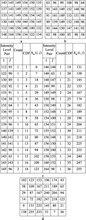
%> input picture assignment3/1-s2.0-S1319157819303635-gr3.jpg, 86 x 220 px, shrunk from 367 x 943 before the run
$ octave --eval "Runall(imread('1-s2.0-S1319157819303635-gr3.jpg'));"   (GNU Octave 9; MATLAB toolbox functions it lacks are replaced by stand-ins)
%> lines starting %> are read from the running program, lines starting %| are printed output that depends on the picture
### assignment3/Graylevel.m
function [graylevel1,graylevel2] = Graylevel(image)
%UNTITLED10 Summary of this function goes here
%   Detailed explanation goes here
 [r c] = size(image);
%> r = 220; c = 258
 his1= zeros(1,256);
% his2= zeros(256);
 for i=1:r
     for j =1:c
         his1(image(i,j)+1) = his1(image(i,j)+1) + 1;
     end
 end
%> after the loop, his1 = 256 values, max 16191 at index 255, min 0 at index 1, mean 221.7
 % [5 lines of commented-out code are left out]
 graylevel1 = his1;
%> graylevel1 has the same summary as his1
% graylevel2=his2;
end

### assignment3/histequalizesingleimg.m
function [out] = histequalizesingleimg( image)
%UNTITLED Summary of this function goes here
%   Detailed explanation goes here
graylevel = Graylevel(image);
%> graylevel has the same summary as his1 in Graylevel
cdf = zeros(1,256);
pdf = zeros(1,256);
for i=1:256
    for j=1:i
    cdf(1,i) = cdf(1,i) + graylevel(1,j);
    end
end
%> after the loop, cdf = 256 values from 0 to 56760
total =cdf(256);
%> total = 56760
for p=1:256
    pdf(p) = cdf(p)/total;
end
%> after the loop, pdf = 256 values from 0 to 1
Round = pdf;
%> Round = 256 values from 0 to 1
for u=1:256
    Round(u) = round(pdf(u) * 256);
end
%> after the loop, Round = 256 values from 0 to 256
[r c] = size(image);
%> r = 220; c = 258
newimage = image;
%> newimage is the input picture: size 220x86x3 uint8; min 92, max 255, mean 226.7
for i=1:r
    for j=1:c
        newimage(i,j) = Round(image(i,j));
    end
end
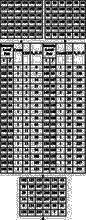
%> newimage: size 220x86x3 uint8; min 0, max 255, mean 133

    out = newimage;

end

### assignment2/applyMask.m
function [Output] = applyMask(inputImage,Filter)
%UNTITLED Summary of this function goes here
%   Detailed explanation goes here

    [rowsF  colsF ] = size(Filter);
    k = (rowsF-1)/2;
    z = (colsF-1)/2;
    [rowst colst] = size(inputImage);
%> rowst = 220; colst = 258
    templateImg = zeros(rowst,colst);
    h=3;
    statistical = zeros(rowsF,colsF);
    while h<= rowsF
        inputImage = ExpanIMGandBo(inputImage , (h-1)/2);
        h = h+2;
    end
%> this loop made 1 pass
%> pass 1, in ExpanIMGandBo, `output = EI;`:
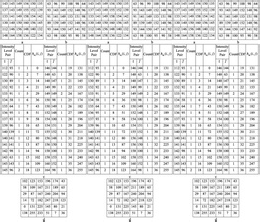
%> output: size 222x260 double; min 92, max 255, mean 226.6
%> after the loop, h = 5
    [rows cols] = size(inputImage);
%> rows = 222; cols = 260
   inputImage =  inputImage;
     sumation =0;
    for i=1 : rowst
        for j=1 : colst
            for s=0 : (rowsF-1)%rows of filter
                for t=0:( colsF -1)%cols of filter
                 sumation  =sumation + inputImage((i+s),(j+t))*Filter((1+s),(1+t));
                end
            end
              templateImg(i,j) = sumation;
              sumation=0;
        end
    end
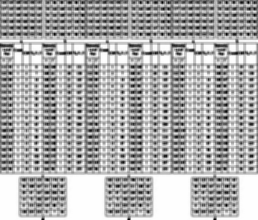
%> templateImg: size 220x258 double; min 166.8, max 255, mean 226.7; drawn with min black and max white
    Output = uint8(templateImg);
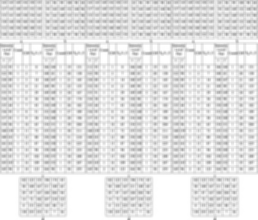
%> Output: size 220x258 uint8; min 167, max 255, mean 226.7


end

### assignment2/ExpanIMGandBo.m
function [output] = ExpanIMGandBo(inputImage , expandby)
%UNTITLED2 Summary of this function goes here
%   Detailed explanation goes here
    [rows cols] = size(inputImage);
    EIR =rows+2;% x 1,2,3,
    EIC=cols+2;
    EI = zeros(EIR, EIC);%expand image

                    EI(1,2:EIC-1) = inputImage(1,:);%to copy the top edge
                    EI(2:EIR-1,1) = inputImage(:,1);
                    EI(EIR,2:EIC-1) = inputImage(rows,:);
                    EI(2:EIR-1,EIC) = inputImage(:,cols);
                    EI(1:2,1:2)= inputImage(1,1);
                    EI(2,2) =0;
                    EI(1,EIC-1:EIC)= inputImage(1,cols);
                    EI(2,EIC) =  inputImage(1,cols);
                    EI(EIR-1:EIR,1)= inputImage(rows,1);
                    EI(EIR-1,2) =0;
                    EI(EIR,EIC-1:EIC) = inputImage(rows,cols);
                    EI(EIR-1 ,EIC) = inputImage(rows,cols);
                    EI(2:EIR-1 , 2:EIC-1) = inputImage(:,:);

                    output = EI;

end

### assignment3/JointHistogram.m
function [joint] = JointHistogram(image)
%UNTITLED Summary of this function goes here
%   Detailed explanation goes here
blurF = [1 1 1; 1 1 1; 1 1 1] /9;
blur = applyMask(image,blurF);
[Nr  Nc] = size(image);
%> Nr = 220; Nc = 258
h = zeros(256,256);

for i=1:Nr
    for j=1:Nc
          tempI = image(i,j);
          tempB = blur(i,j);
          h(tempI +1, tempB+1) = h(tempI+1 , tempB+1) + 1;
        end
   end


joint = h;
end

### assignment3/GenaricCDF.m
function [CDF] = GenaricCDF(h)
%UNTITLED3 Summary of this function goes here
%   Detailed explanation goes here
[Nr Nc] = size(h);
%> Nr = 256; Nc = 256
hCDF = zeros(256,256);
for i=1:Nr
    for j=1:Nc
        hCDF(i,j) = Cellcdf(h,i,j);
    end
end
CDF =uint8(hCDF);

end

### assignment3/Runall.m
function Runall(image)
%UNTITLED2 Summary of this function goes here
%   Detailed explanation goes here
%image = imread('fffff.bmp');
%image = rgb2gray(image);
Nim = histequalizesingleimg(image);
h = JointHistogram(image);
x= GenaricCDF(h);
o =Round(x,image);
blur = ApplyStaOpMask(image,'mean',3);
eq = Equlaization(image,blur,o);
imshow(eq);
figure
imshow(Nim);
figure
imhist(eq);
figure
imhist(Nim);
figure
imshow(image);
figure
imhist(image);
end
%> (the run ends here)
